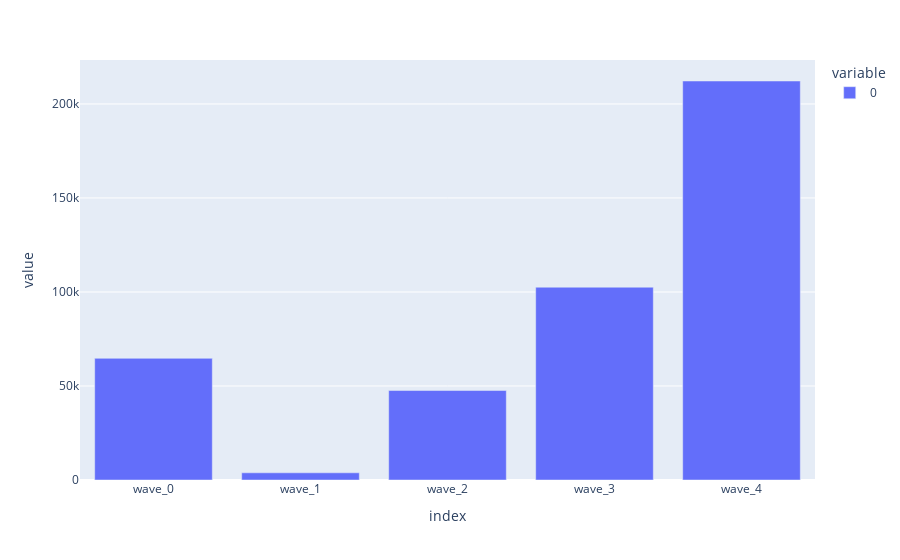

This figure's notebook cell:
### Code cell
wave_dataframes = [data_wave_00, data_wave_01, data_wave_02, data_wave_03, data_wave_04]

missing_values_by_wave = {f'wave_{str(i)}' : wave.isna().sum().sum()\
    for i, wave in enumerate(wave_dataframes)}

missing_values_by_wave = pd.Series(missing_values_by_wave)

fig = px.bar(missing_values_by_wave)
fig.show()

### Figure 1 — Plotly figure (JSON) as saved in the notebook; plotly's stock layout.template omitted (floating-point values rounded to 4 significant figures)
{"data": [{"alignmentgroup": "True", "hovertemplate": "variable=0<br>index=%{x}<br>value=%{y}<extra></extra>", "legendgroup": "0", "marker": {"color": "#636efa", "pattern": {"shape": ""}}, "name": "0", "offsetgroup": "0", "orientation": "v", "showlegend": true, "textposition": "auto", "type": "bar", "x": ["wave_0", "wave_1", "wave_2", "wave_3", "wave_4"], "xaxis": "x", "y": [64701, 3828, 47582, 102531, 212201], "yaxis": "y"}], "layout": {"barmode": "relative", "legend": {"title": {"text": "variable"}, "tracegroupgap": 0}, "margin": {"t": 60}, "xaxis": {"anchor": "y", "domain": [0, 1], "title": {"text": "index"}}, "yaxis": {"anchor": "x", "domain": [0, 1], "title": {"text": "value"}}}}
